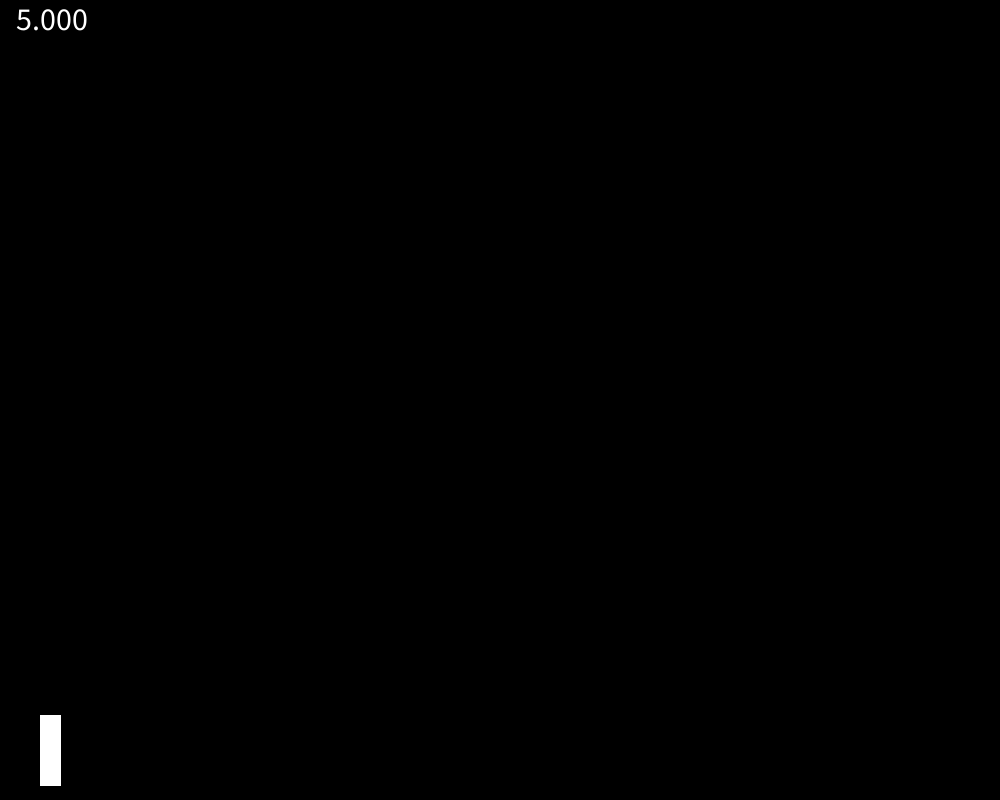
Frame 1 (no input)
Frame 60 (the mouse pressed at the canvas centre just before this capture): identical to frame 1, image omitted
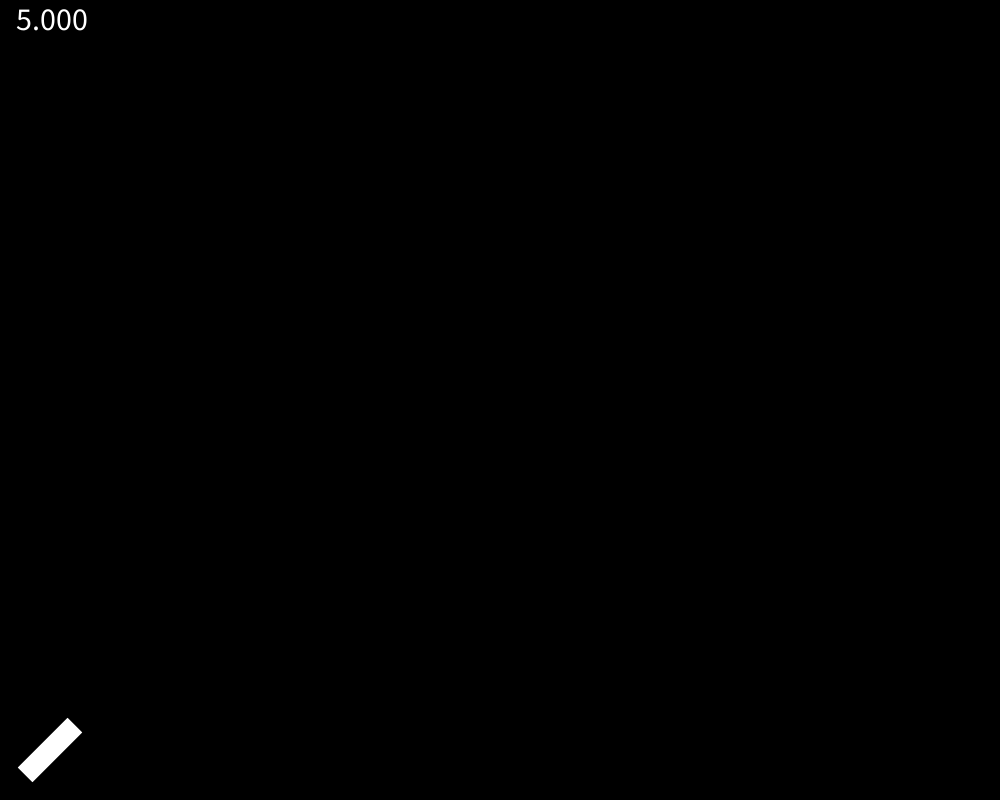
Frame 120 (the mouse held since frame 60 and released just before this capture)

The Processing sketch that drew these frames (run headless with seeded random() and noise(); from frame 60 on, the mouse is pressed at the canvas centre):

// Processing sketch: exercise_3_1
// ── exercise_3_1.pde
Cannon cannon;
ArrayList<CBall> cannonvolleys;
float g = 0.4;
float power = 5;

void setup() {
  size(1000, 800);
  cannon = new Cannon(50, height - 50);
  cannonvolleys = new ArrayList<CBall>();
  rectMode(CENTER);
}

void draw() {
 background(0);
 textSize(32);
 text(power, 10, 30); 
 cannon.updateAngle();
  
 
 
 
 for (CBall ball : cannonvolleys) {
   
   if (ball.velocity.mag() > 0.0029) {
     float frictionC = 0.01;
     PVector friction = ball.velocity.copy();
     friction.mult(-1);
     friction.normalize();
     friction.mult(frictionC);
     ball.applyForce(friction);
     float m = 0.1*ball.mass;
     PVector gravity = new PVector(0, m);
     ball.applyForce(gravity);
     ball.update();
     ball.checkEdges();
     ball.display();
     
   }
     
 }
 cannon.render();
}


void mouseClicked() {
  fire();
}


void mouseWheel(MouseEvent event) {
  float wheelCount = event.getCount();
  if (wheelCount > 0) {
    power -= .5;
  } else {
    power += .5;
  }
  power = constrain(power, 5.0, 20.0);
  
}

void fire() {
  CBall ball = new CBall(1, 50, height - 50);  
  PVector shotForce = PVector.fromAngle(radians(cannon.cannonAngle));
  shotForce.mult(power);
  
  ball.applyForce(shotForce);
  ball.update();
  cannonvolleys.add(ball);
  
  
}

// ── cannon.pde
class Cannon {
  float cannonAngle;
  PVector pos;
  
  Cannon(float x, float y) {
    pos = new PVector(x, y);
    cannonAngle = radians(0);    
  }
  
  void updateAngle() {
    cannonAngle = map(mouseY, 0, height, -90, 0);
  
  }
  
  void render() {
    stroke(255);
    fill(255);
    pushMatrix();
    translate(pos.x, pos.y);
    rotate(radians(cannonAngle));
    rect(0, 0, 70, 20);
    popMatrix();
  }
  
  
  
}

// ── cannonBall.pde
// The Nature of Code
// Daniel Shiffman
// http://natureofcode.com

class CBall {

  PVector location;
  PVector velocity;
  PVector acceleration;
  float mass;

  float angle = 0;
  float aVelocity = 0;
  float aAcceleration = 0;
  int colr;
  
  ArrayList<PVector> trail;

  CBall(float m, float x, float y) {
    
    
    mass = m;
    location = new PVector(x,y);
    velocity = new PVector(0, 0);
    acceleration = new PVector(0,0);
    trail = new ArrayList<PVector>();
    trail.add(location.copy());
    colr = color(random(255), random(255), random(255));
  }

  void applyForce(PVector force) {
    PVector f = PVector.div(force,mass);
    acceleration.add(f);
  }

  void update() {

    velocity.add(acceleration);
    location.add(velocity);



    acceleration.mult(0);
    if (trail.size() > 800) {
      trail.remove(0);
    } 
    
    trail.add(location.copy());
    

  
  }

  void display() {
    
    
    noFill();
    beginShape();
    for (int i = 0; i < trail.size(); i++) {
      float a = map(i, 0, trail.size(), 100, 255);
      stroke(colr, a);
      curveVertex(trail.get(i).x, trail.get(i).y);
    }
    endShape();
    
    
    stroke(colr);
    fill(colr,200);
    float angle = atan2(velocity.y, velocity.x);
    rectMode(CENTER);
    pushMatrix();
    translate(location.x,location.y);
    rotate(angle);
    rect(0,0,mass*16,mass*16);    
    popMatrix();
    
    
  }
  
  void checkEdges() {
    if (location.y > height) {
      velocity.y *= -1;
      location.y = height;
    }
      
  }

}
